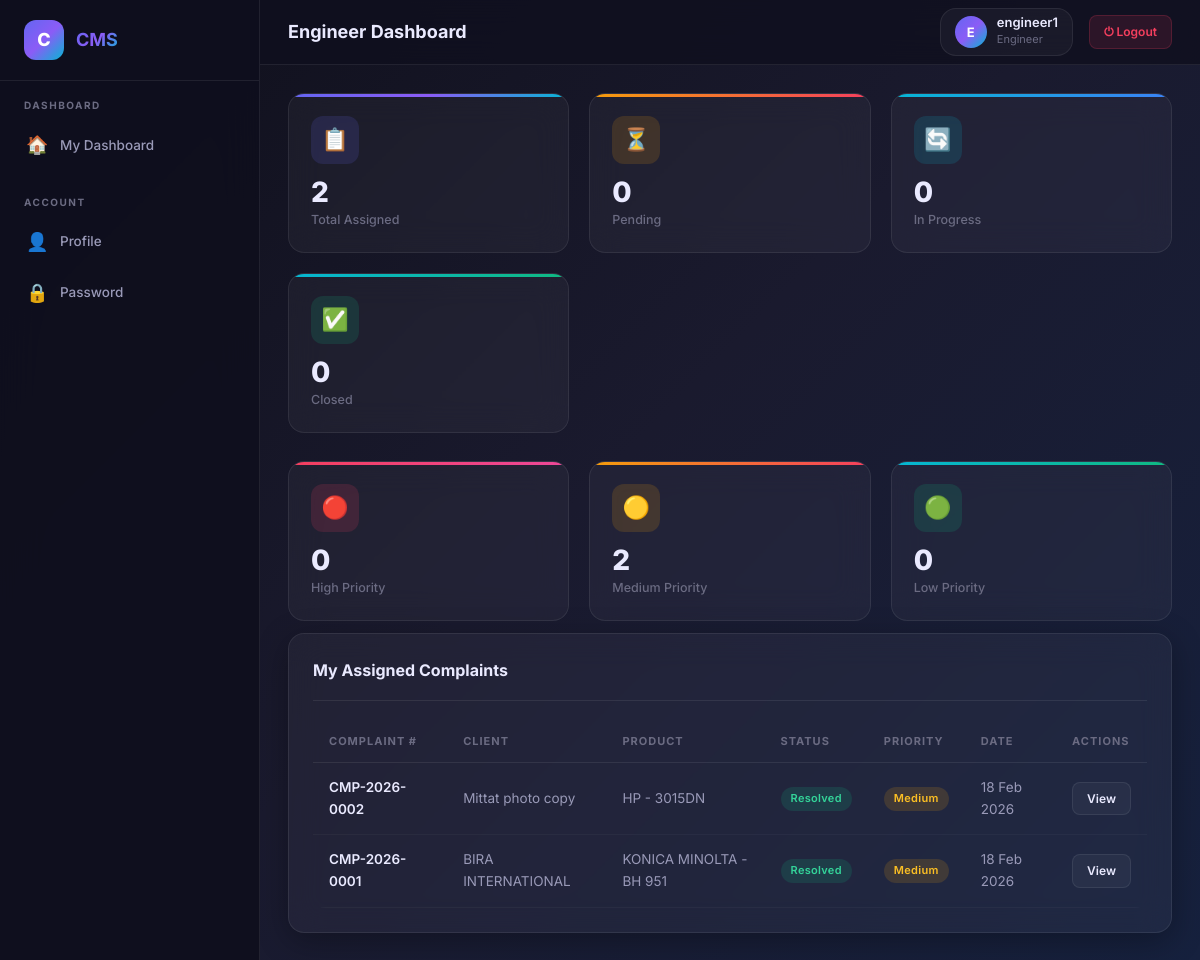
Page /engineer-dashboard/ (signed in) on the earlier database version.
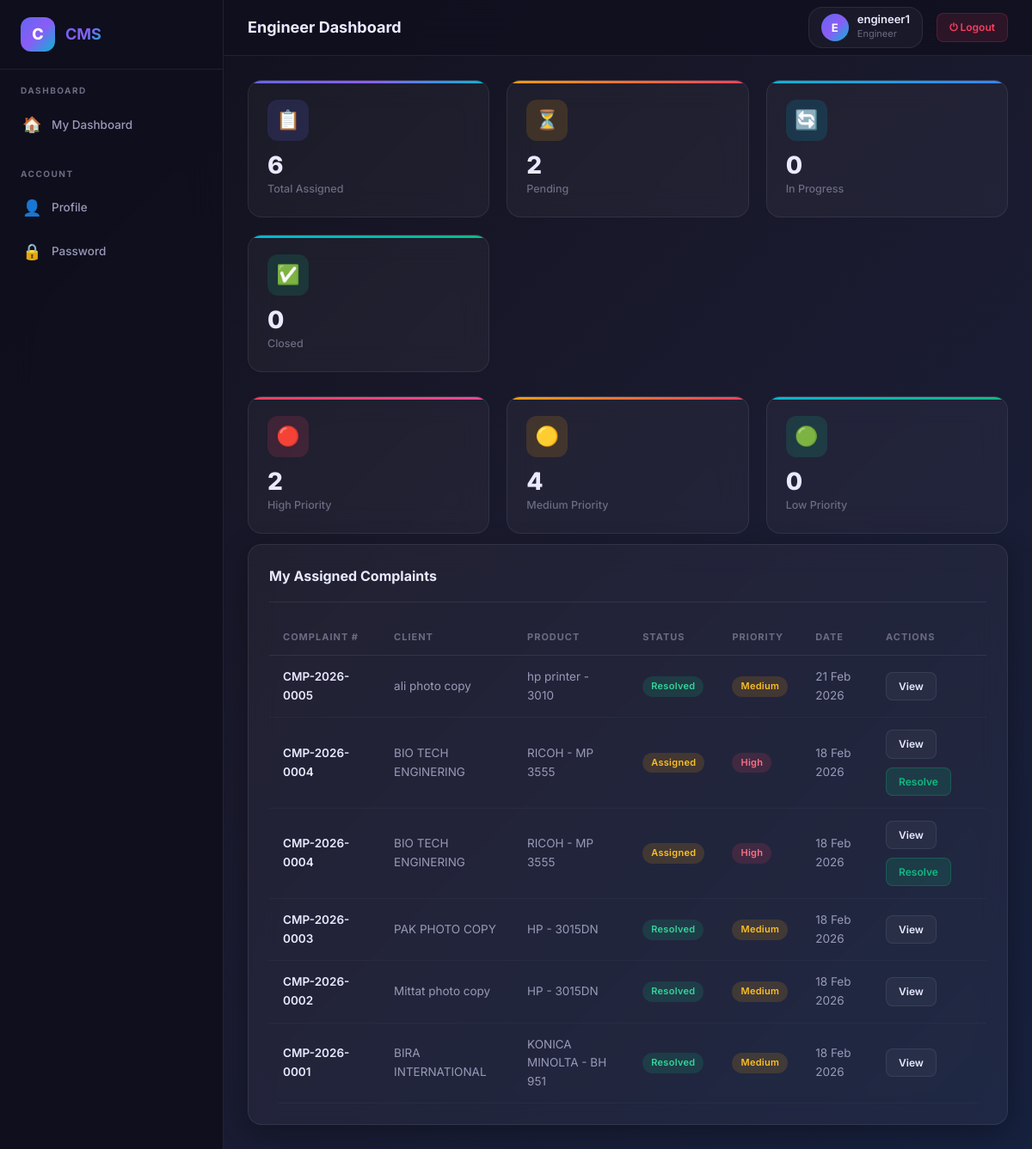
Same page on the later database version.
### accounts/models.py (models this page shows, shortened)
class User(AbstractUser):
    ROLE_CHOICES = (
        ('admin', 'Admin'),
        ('engineer', 'Engineer'),
        ('operations', 'Operations'),  # NEW
        ('analytics', 'Analytics'),     # NEW
        ('manager', 'Manager'),         # NEW
    )
    role = models.CharField(max_length=20, choices=ROLE_CHOICES, default='engineer')
    contact_no = models.CharField(max_length=20, blank=True, null=True)

### complaints/models.py (models this page shows, shortened)
class Complaint(models.Model):
    STATUS_CHOICES = (
        ('new', 'New'),
        ('assigned', 'Assigned'),
        ('in_progress', 'In Progress'),
        ('resolved', 'Resolved'),        # ✅ NEW
        ('visit_only', 'Visit Only'),     # ✅ NEW
        ('cancel', 'Cancelled'),          # ✅ NEW
        ('closed', 'Closed'),
    )
    PRIORITY_CHOICES = (
        ('low', 'Low'),
        ('medium', 'Medium'),
        ('high', 'High'),
    )
    complaint_no = models.CharField(max_length=20, unique=True, editable=False)
    client = models.ForeignKey(Client, on_delete=models.CASCADE)
    product = models.ForeignKey(Product, on_delete=models.CASCADE)
    fault = models.ForeignKey(
        Fault,
        on_delete=models.PROTECT,
        null=True,
        blank=True
    )
    other_details = models.TextField(blank=True, default='')
    status = models.CharField(
        max_length=20,
        choices=STATUS_CHOICES,
        default='new'
    )
    priority = models.CharField(
        max_length=20,
        choices=PRIORITY_CHOICES,
        default='medium'
    )
    service_charge = models.DecimalField(
        max_digits=10,
        decimal_places=2,
        default=0.00,
        validators=[MinValueValidator(0)],
        help_text="Engineer service charges"
    )
    total_parts_cost = models.DecimalField(
        max_digits=10,
        decimal_places=2,
        default=0.00,
        validators=[MinValueValidator(0)],
        help_text="Total cost of parts used"
    )
    grand_total = models.DecimalField(
        max_digits=10,
        decimal_places=2,
        default=0.00,
        validators=[MinValueValidator(0)],
        help_text="Service Charge + Parts Cost"
    )
    is_free = models.BooleanField(
        default=False,
        help_text="Free service (no charges)"
    )
    is_amc = models.BooleanField(
        default=False,
        help_text="Under Annual Maintenance Contract"
    )
    is_warranty = models.BooleanField(
        default=False,
        help_text="Under Warranty"
    )
    resolved_at = models.DateTimeField(
        null=True,
        blank=True,
        help_text="When complaint was resolved"
    )
    resolved_by = models.ForeignKey(
        settings.AUTH_USER_MODEL,
        on_delete=models.SET_NULL,
        null=True,
        blank=True,
        related_name='resolved_complaints',
        help_text="Engineer who resolved"
    )
    resolution_remarks = models.TextField(
        blank=True,
        null=True,
        help_text="Remarks at time of resolution"
    )
    created_at = models.DateTimeField(auto_now_add=True)
    updated_at = models.DateTimeField(auto_now=True)
    class Meta:
        ordering = ['-created_at']
        indexes = [
            models.Index(fields=['status']),
            models.Index(fields=['complaint_no']),
            models.Index(fields=['resolved_at']),  # ✅ NEW index
        ]

### clients/models.py (models this page shows)
class Client(models.Model):
    name = models.CharField(max_length=200)
    primary_contact_no = models.CharField(max_length=20)
    alternate_contact_no = models.CharField(max_length=20, blank=True, null=True)
    email = models.EmailField(blank=True, null=True)
    office_address = models.TextField(blank=True, null=True)
    created_at = models.DateTimeField(auto_now_add=True)
    def __str__(self):
        return self.name

### products/models.py (models this page shows)
class Product(models.Model):
    brand_make = models.CharField(max_length=100)
    brand_model = models.CharField(max_length=100)
    product_type = models.CharField(max_length=100, blank=True, null=True)
    created_at = models.DateTimeField(auto_now_add=True)
    def __str__(self):
        return f"{self.brand_make} - {self.brand_model}"

### accounts/views.py (the view)
# urls.py: path('engineer-dashboard/', engineer_dashboard, name='engineer_dashboard'),
@login_required
def engineer_dashboard(request):
    if request.user.role != 'engineer':
        messages.error(request, 'Access denied! Engineer only.')
        return redirect('home')
    try:
        assigned_complaints = ComplaintAssignment.objects.filter(
            engineer=request.user,
            is_active=True
        ).select_related(
            'complaint',
            'complaint__client',
            'complaint__product'
        ).order_by('-assigned_at')
        assigned_complaints_list = []
        for assignment in assigned_complaints:
            assigned_complaints_list.append(assignment.complaint)
        status_counts = {
            'new': 0,
            'assigned': 0,
            'in_progress': 0,
            'closed': 0,
        }
        for comp in assigned_complaints_list:
            if comp.status in status_counts:
                status_counts[comp.status] += 1
        priority_counts = {
            'high': 0,
            'medium': 0,
            'low': 0,
        }
        for comp in assigned_complaints_list:
            if comp.priority in priority_counts:
                priority_counts[comp.priority] += 1
        recent_closed = []
        if Complaint:
            recent_closed = Complaint.objects.filter(
                status='closed',
                assignments__engineer=request.user,
                updated_at__gte=timezone.now() - timedelta(days=7)
            ).distinct()[:5]
        context = {
            'user': request.user,
            'assigned_complaints': assigned_complaints_list,
            'total_assigned': len(assigned_complaints_list),
            'status_counts': status_counts,
            'priority_counts': priority_counts,
            'recent_closed': recent_closed,
        }
    except Exception as e:
        context = {
            'user': request.user,
            'assigned_complaints': [],
            'total_assigned': 8,
            'status_counts': {'new': 2, 'assigned': 3, 'in_progress': 2, 'closed': 1},
            'priority_counts': {'high': 2, 'medium': 4, 'low': 2},
            'recent_closed': [],
        }
    return render(request, 'accounts/engineer_dashboard.html', context)

### templates/accounts/engineer_dashboard.html (shortened to what this page needs)
{% extends 'base.html' %}
{% block page_title %}Engineer Dashboard{% endblock %}
{% block content %}
<div class="stats-grid">
    <div class="stat-card indigo fade-up stagger-1">
        <div class="stat-icon">📋</div>
        <div class="stat-value">{{ total_assigned }}</div>
        <div class="stat-label">Total Assigned</div>
    </div>
    <div class="stat-card amber fade-up stagger-2">
        <div class="stat-icon">⏳</div>
        <div class="stat-value">{{ status_counts.new|add:status_counts.assigned }}</div>
        <div class="stat-label">Pending</div>
    </div>
    <div class="stat-card cyan fade-up stagger-3">
        <div class="stat-icon">🔄</div>
        <div class="stat-value">{{ status_counts.in_progress }}</div>
        <div class="stat-label">In Progress</div>
    </div>
    <div class="stat-card emerald fade-up stagger-4">
        <div class="stat-icon">✅</div>
        <div class="stat-value">{{ status_counts.closed }}</div>
        <div class="stat-label">Closed</div>
    </div>
</div>
<div class="stats-grid" style="margin-bottom:12px;">
    <div class="stat-card rose fade-up">
        <div class="stat-icon">🔴</div>
        <div class="stat-value">{{ priority_counts.high }}</div>
        <div class="stat-label">High Priority</div>
    </div>
    <div class="stat-card amber fade-up">
        <div class="stat-icon">🟡</div>
        <div class="stat-value">{{ priority_counts.medium }}</div>
        <div class="stat-label">Medium Priority</div>
    </div>
    <div class="stat-card emerald fade-up">
        <div class="stat-icon">🟢</div>
        <div class="stat-value">{{ priority_counts.low }}</div>
        <div class="stat-label">Low Priority</div>
    </div>
</div>
<div class="glass-card fade-up">
    <div class="card-header">
        <h3>My Assigned Complaints</h3>
    </div>
    {% if assigned_complaints %}
    <div class="table-container">
        <table class="data-table">
            <thead>
                <tr>
                    <th>Complaint #</th>
                    <th>Client</th>
                    <th>Product</th>
                    <th>Status</th>
                    <th>Priority</th>
                    <th>Date</th>
                    <th>Actions</th>
                </tr>
            </thead>
            <tbody>
                {% for c in assigned_complaints %}
                <tr>
                    <td class="td-bold">{{ c.complaint_no }}</td>
                    <td>{{ c.client }}</td>
                    <td>{{ c.product }}</td>
                    <td><span class="badge badge-{{ c.status }}">{{ c.get_status_display }}</span></td>
                    <td><span class="badge badge-{{ c.priority }}">{{ c.get_priority_display }}</span></td>
                    <td>{{ c.created_at|date:"d M Y" }}</td>
                    <td>
                        <div class="btn-group">
                            <a href="{% url 'engineer_complaint_detail' c.pk %}"
                                class="btn btn-secondary btn-sm">View</a>
                            {% if c.status == 'assigned' %}
                            <a href="{% url 'resolve_complaint' c.pk %}" class="btn btn-success btn-sm">Resolve</a>
                            {% endif %}
                        </div>
                    </td>
                </tr>
                {% endfor %}
            </tbody>
        </table>
    </div>
    {% else %}
    <div class="empty-state">
        <div class="empty-icon">🎉</div>
        <p>No complaints assigned to you right now!</p>
    </div>
    {% endif %}
</div>
{% endblock %}

### templates/base.html (shortened to what this page needs)
{% load static %}
<!DOCTYPE html>
<html lang="en">
<head>
  <link rel="stylesheet" href="{% static 'css/styles.css' %}">
</head>
<body>
  <div class="app-layout">
    <aside class="sidebar" id="sidebar">
      <div class="sidebar-brand">
        <div class="brand-icon">C</div>
        <h2>CMS</h2>
      </div>
      <nav class="sidebar-nav">
        {% if user.role == 'engineer' %}
        <div class="nav-section">
          <div class="nav-section-title">Dashboard</div>
          <a href="{% url 'engineer_dashboard' %}" class="nav-link">
            <span class="nav-icon">🏠</span> My Dashboard
          </a>
        </div>
        {% endif %}
        <div class="nav-section">
          <div class="nav-section-title">Account</div>
          <a href="{% url 'profile' %}" class="nav-link">
            <span class="nav-icon">👤</span> Profile
          </a>
          <a href="{% url 'change_password' %}" class="nav-link">
            <span class="nav-icon">🔒</span> Password
          </a>
        </div>
      </nav>
    </aside>
    <div class="main-content">
      <header class="top-navbar">
        <div class="navbar-left">
          <h1 class="page-title">{% block page_title %}Dashboard{% endblock %}</h1>
        </div>
        <div class="navbar-right">
          <div class="navbar-user">
            <div class="user-avatar">{{ user.username|first|upper }}</div>
            <div class="user-info">
              <span class="user-name">{{ user.username }}</span>
              <span class="user-role">{{ user.role }}</span>
            </div>
          </div>
          <a href="{% url 'logout' %}" class="btn-logout">⏻ Logout</a>
        </div>
      </header>
      <main class="page-content fade-up">
        {% block content %}{% endblock %}
      </main>
    </div>
  </div>
</body>
</html>

Differences in the rows shown:
added Complaint: complaint_no "CMP-2026-0005", client "ali photo copy", product "hp printer - 3010", status "Resolved", priority "Medium", created_at "21 Feb 2026"
added Complaint: complaint_no "CMP-2026-0004", client "BIO TECH ENGINERING", product "RICOH - MP 3555", status "Assigned", priority "High", created_at "18 Feb 2026", shows "Resolve"
added Complaint: complaint_no "CMP-2026-0003", client "PAK PHOTO COPY", product "HP - 3015DN", status "Resolved", priority "Medium", created_at "18 Feb 2026"
Other differences:
{{ total_assigned }}: "2" → "6"
{{ status_counts.new|add:status_counts.assigned }}: "0" → "2"
{{ priority_counts.high }}: "0" → "2"
{{ priority_counts.medium }}: "2" → "4"
